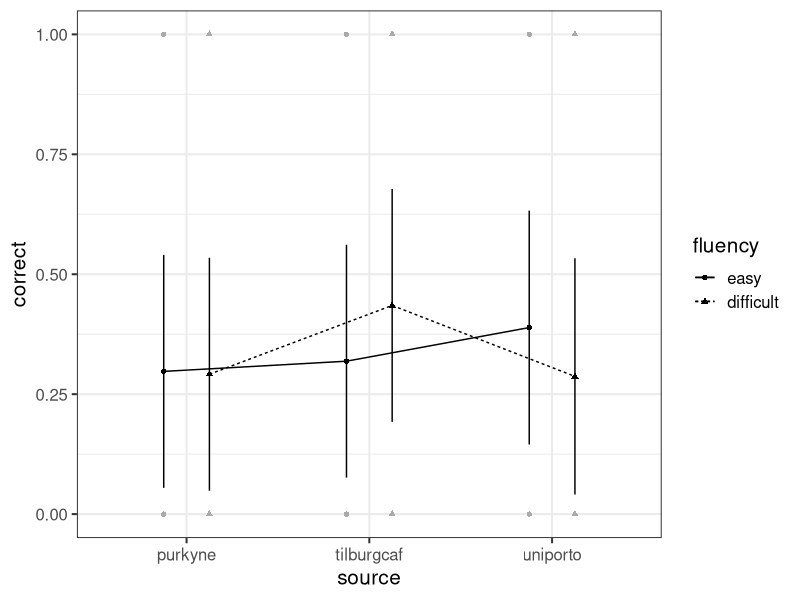
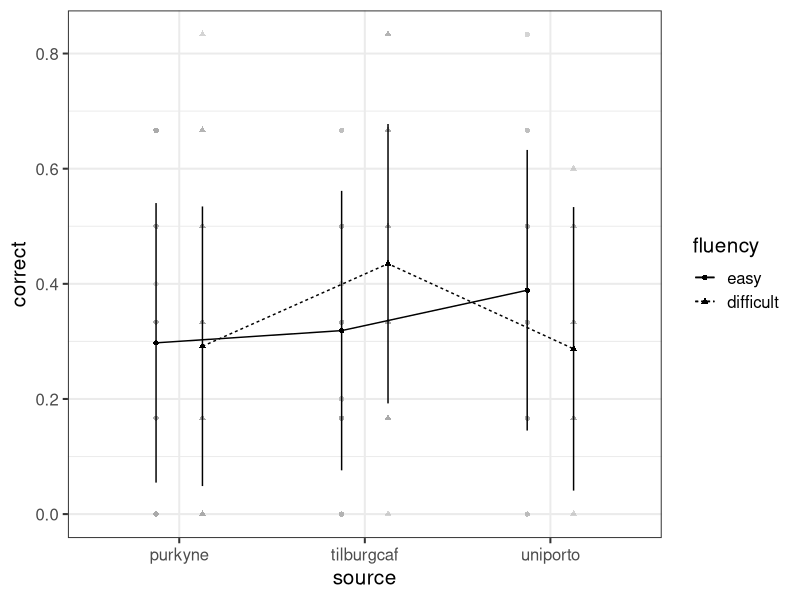
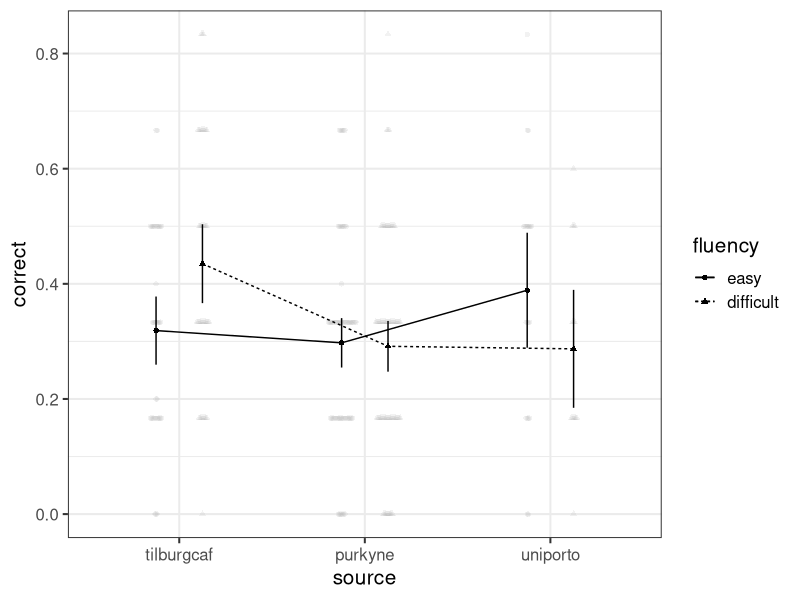
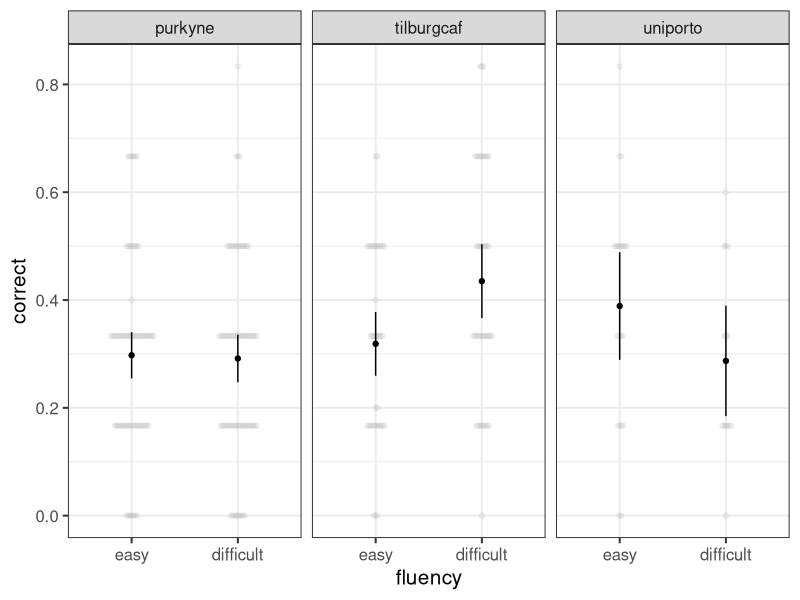
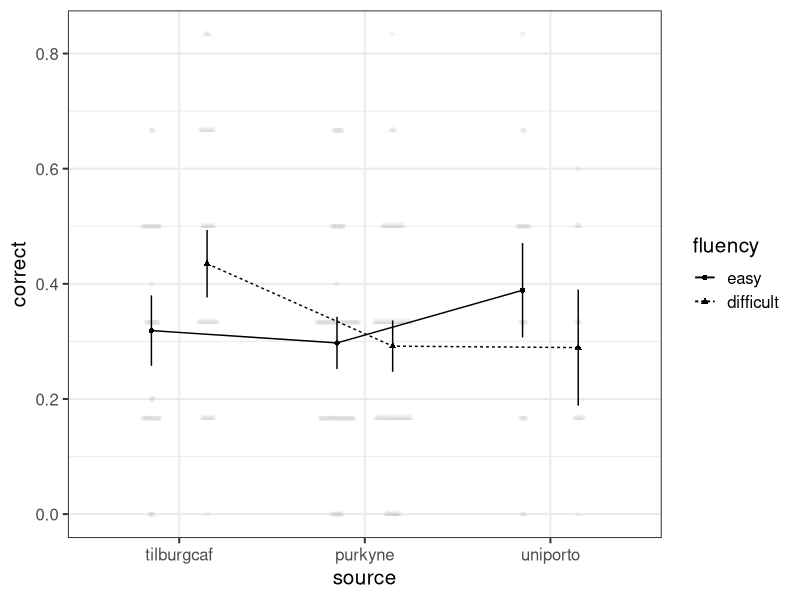

Source code (R) for these figures, in order:
## ---- chunk 1
knitr::opts_chunk$set(echo = TRUE, eval = TRUE)
## ---- chunk 2
## preparation and loading
library("tidyverse")
library("afex")
library("emmeans")
emm_options(lmer.df = "Satterthwaite")
theme_set(theme_bw(base_size = 15))
d <- read_csv("ml2_alter_selected.csv")
d <- d %>%
  mutate(
    source = factor(source),
    uID = factor(uID),
    syllogism = factor(syllogism),
    fluency = factor(fluency, levels = c("easy", "difficult"))
  )
str(d)
## ---- chunk 3
## 1. full model shows a singular fit:
m_max <-  mixed(correct ~ fluency*source + (1|uID) + (fluency*source|syllogism), d, 
                method = "S", progress = FALSE) ## suppress output
summary(m_max)$varcor
m_max
## ---- chunk 4
## r1. full model without correlations also shows singular fit
m_r1 <-  mixed(correct ~ fluency*source + (1|uID) + (fluency*source||syllogism), d, 
               method = "S", expand_re = TRUE, progress = FALSE)
summary(m_r1)$varcor

## r2. model without interaction still shows singular fit 
m_r2 <-  mixed(correct ~ fluency*source + (1|uID) + (fluency+source||syllogism), d, 
               method = "S", expand_re = TRUE, progress = FALSE)
summary(m_r2)$varcor

## r3. model with random slopes only for source still shows singular fit 
m_r3 <-  mixed(correct ~ fluency*source + (1|uID) + (source||syllogism), d, 
               method = "S", expand_re = TRUE, progress = FALSE)
summary(m_r3)$varcor

## r4. model with random slopes only for fluency still shows singular fit 
m_r4 <-  mixed(correct ~ fluency*source + (1|uID) + (fluency||syllogism), d, 
               method = "S", expand_re = TRUE, progress = FALSE)
summary(m_r4)$varcor

## r5. random intercept onloy model does not show singular fit
m_r5 <-  mixed(correct ~ fluency*source + (1|uID) + (1|syllogism), d, 
               method = "S", progress = FALSE)
summary(m_r5)$varcor
## ---- chunk 5
## full model shows significant interaction
m_max

# minimal model shows significant interaction
m_r5

# models in between also shows significant interaction
m_r4
## ---- chunk 6
emmeans(m_r5, "fluency", by = "source")

emmeans(m_r5, "fluency", by = "source") %>% 
  pairs()

## note, previous solution does not adequately control for multiple testing:
emmeans(m_r5, "fluency", by = "source") %>% 
  pairs() %>% 
  update(by = NULL) %>% 
  summary(adjust = "holm", infer = TRUE) # infer = TRUE gives CIs

## results very similar for full model
emmeans(m_max, "fluency", by = "source") %>% 
  pairs()

## ---- chunk 7
## something is wrong here:
afex_plot(m_r5, "source", "fluency")

## Maybe we can try with aggregating for each participant:
afex_plot(m_r5, "source", "fluency", id = "uID")

## For this plot, reordering the x-axis might be a good idea
#   and we might change a few more settings for data in bg
#   also, error bars look to wide given our knowledge of effect
afex_plot(m_r5, "source", "fluency", id = "uID", error = "mean",
          data_geom = ggbeeswarm::geom_beeswarm, 
          data_alpha = 0.15,
          data_arg = list(cex = 0.2, dodge.width = 0.5, color = "black")) + 
  scale_x_discrete(limits=c("tilburgcaf", "purkyne", "uniporto"))
## ---- chunk 8
## Maybe not different lines, but different panels? 
afex_plot(m_r5, panel = "source", x = "fluency", id = "uID", error = "mean",
          data_alpha = 0.15,
          data_arg = list(cex = 0.8, dodge.width = 0.5, color = "black"))
## ---- chunk 9
# m5_0 <-  mixed(correct ~ fluency*source*syllogism + (syllogism|uID), d, 
#                method = "S")
## cannot be estimated, as there are no replicates for participant:syllogism

m5 <-  mixed(correct ~ fluency*source*syllogism + (1|uID), d, 
               method = "S", progress = FALSE)
m5 ## important: no interaction of syllogism with fluency

emmeans(m5, "fluency", by = "source")

pairs(emmeans(m5, "fluency", by = "source"))

## ---- chunk 10

a6 <- aov_car(correct ~ fluency*source*syllogism + Error(uID/syllogism), d)
a6

## Compared to mixed model, ANOVA cannot handle partially missing data. 
## Those observations have to be excluded from the analysis.

pairs(emmeans(a6, "fluency", by = "source"))
## ---- chunk 11
afex_plot(m5, "source", "fluency", id = "uID", 
          data_geom = ggbeeswarm::geom_beeswarm, 
          data_alpha = 0.15, dodge = 0.6,
          data_arg = list(cex = 0.3, dodge.width = 0.6, color = "black")) + 
  scale_x_discrete(limits=c("tilburgcaf", "purkyne", "uniporto"))
